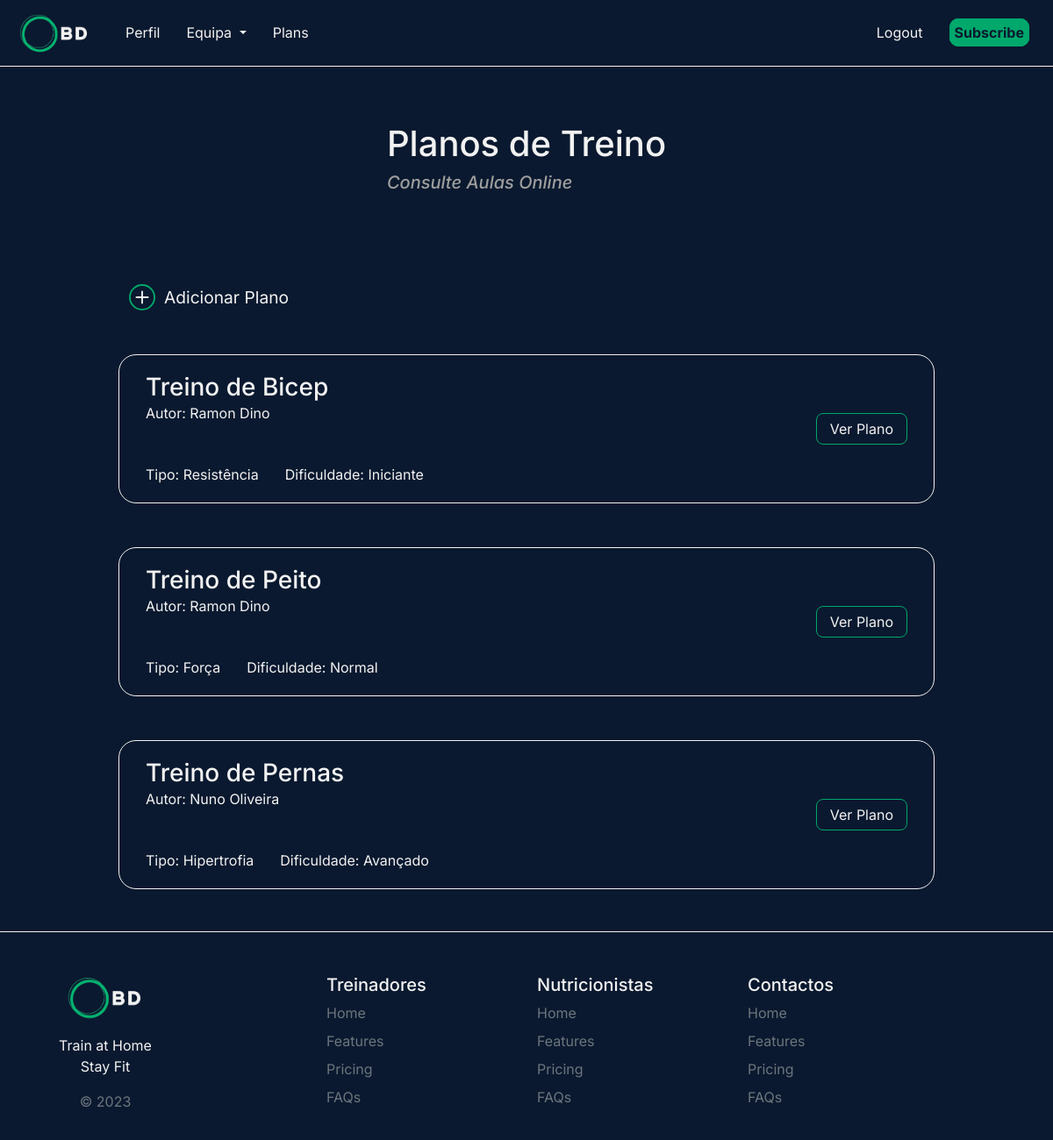
The app's page /plans (signed in) with its own data.
### tables this page shows
CREATE TABLE plans (
        id INTEGER PRIMARY KEY AUTOINCREMENT,
        category TEXT NOT NULL,
        owner TEXT NOT NULL,
        type TEXT NOT NULL,
        difficulty TEXT NOT NULL,
        number_of_sets TEXT NOT NULL,
        sets_reps TEXT NOT NULL,
        exercises TEXT NOT NULL,
        descansos TEXT NOT NULL
    );

### website/views.py (the view)
@views.route('/plans', methods=['GET', 'POST'])
def view_plans():
    if request.method == 'POST':
        username = session['user']['username']
        treino = request.form['treino']
        tipo   = request.form['tipo']
        dificuldade = request.form['dificuldade']
        num_of_sets = request.form['number_of_sets']
        set_reps = request.form['sets_reps']
        exercises = request.form['exercises']
        descansos = request.form['descansos']
        add_plan(treino, username, tipo, dificuldade, num_of_sets,
                 set_reps, exercises, descansos) # json.dumps() não é usado pois a lista já é recebida em formato String
        return "done"
    else:
        if('user' in session):
            email = session['user']['email']
            plans = get_plans()
            plans = list(plans)
            for i in range(len(plans)):
                plans[i] = list(plans[i])
                plans[i][6] = json.loads(plans[i][6]) # Turn ListString to List
                plans[i][7] = json.loads(plans[i][7])
                plans[i][8] = json.loads(plans[i][8])
                plans[i] = tuple(plans[i])
            plans = tuple(plans)
            return render_template('plans.html', type=get_type(email), plans=plans)
        else:
            return redirect( url_for('auth.login') )

### website/database.py (called while the page is built)
def get_type(email):
    with sqlite3.connect(db_path) as con:
        cur = con.cursor()
        cur.execute(f"""
            SELECT type FROM users
            WHERE email = '{email}';
            """)
        type = cur.fetchall()[0][0]
        return type

def get_plans():
    with sqlite3.connect(db_path) as con:
        cur = con.cursor()
        cur.execute(f"""
        SELECT * FROM plans;
        """)
        data = cur.fetchall()
        return data

### website/templates/plans.html (shortened to what this page needs)
{% extends "base.html" %}
{% block head %}
<link rel="stylesheet" href="{{url_for('static', filename='css/plans.css')}}">
{% endblock %}
{% block body %}
<div class="center-card">
  <div class="card card-inherit bg-transparent">
    <div class="card-body text-truncate">
      <h1 class="mt-5">Planos de Treino</h1>
      <h5 class="mt-2">Consulte Aulas Online</h5>
    </div>
  </div>
</div>
<div class="planos-container">
  {% if type == '0' %}
  <div class="add-plano-container container">
    <div class="add-plano" type="button" data-bs-toggle="modal" data-bs-target="#Backdrop">
      <span>Adicionar Plano</span>
    </div>
  </div>
  {% endif %}
  {% for plan in plans|reverse %}
  <div class="plano-treino container">
    <div class="plano-description">
      <div class="plano-title">
        <h3 class="m-0">{{ plan[1] }}</h3>
        <div>Autor: {{ plan[2] }}</div>
      </div>
      <div class="plano-info">
        <span>Tipo: {{ plan[3] }}</span>
        <span>Dificuldade: {{ plan[4] }}</span>
      </div>
    </div>
    <div class="plano-show">
      <button type="button" data-bs-toggle="modal" data-bs-target="#Modal{{plan[0]}}">
        Ver Plano
      </button>
    </div>
  </div>
  {% endfor %}
</div>
{% endblock %}

### website/templates/base.html (shortened to what this page needs)
<!DOCTYPE html>
<html lang="en">
<head>
    <link rel="stylesheet" href="{{url_for('static', filename='css/bootstrap.css')}}">
    <link
    href="https://cdnjs.cloudflare.com/ajax/libs/font-awesome/6.0.0/css/all.min.css"
    rel="stylesheet"
    />
    <link rel="stylesheet" href="https://cdn.jsdelivr.net/npm/bootstrap-icons@1.10.5/font/bootstrap-icons.css">
    <link href="https://cdn.jsdelivr.net/npm/bootstrap@5.0.2/dist/css/bootstrap.min.css" rel="stylesheet">    {% block head %}{% endblock %}
    <link rel="stylesheet" href=" {{ url_for('static', filename='css/base.css') }}">
</head>
<body>
  <nav class="navbar navbar-expand-lg">
    <div class="container-fluid">
      <a class="navbar-logo navbar-brand" id="logo" href="/">
        <img src="{{url_for('static', filename='images/logo.png')}}" alt="Logo" >
      </a>
      <div class="collapse navbar-collapse" id="navbarSupportedContent">
        <ul class="navbar-nav me-auto mb-2 mb-lg-0">
          <li class="nav-item">
            <a class="navbar-item" id="profile" href="/profile">Perfil</a>
          </li>
          <li class="nav-item">
            <div class="dropdown">
              <a class="dropdown-toggle navbar-item" style="cursor: pointer;" data-bs-toggle="dropdown" aria-expanded="false">
                Equipa
              </a>
            </div>
          </li>
          <li class="nav-item">
            <a class="navbar-item" id="plans" href="/plans">Plans</a>
          </li>
        </ul>
        <a class="navbar-item" href="/logout">Logout</a>
        <div class="navbar-item subscribe">
          <a id="subscribe" href="#">
              <strong>Subscribe</strong>
          </a>
        </div>
      </div>
    </div>
  </nav>
    {% block body %}{% endblock %}
</body>
<footer class="row row-cols-1 row-cols-sm-2 row-cols-md-5 pt-5 mt-5 footer">
    <div class="col mb-3">
      <a href="/" class="d-flex align-items-center justify-content-center mb-3 link-dark text-decoration-none">
        <img class="img-fluid" src="{{url_for('static', filename='images/logo.png')}}">
      </a>
      <p class="text-center">Train at Home<br>Stay Fit</p>
      <p class="text-muted text-center">© 2023</p>
    </div>
    <div  class="footer-extra" style="width: 10%;">
    </div>
    <div class="col mb-3">
      <h5>Treinadores</h5>
      <ul class="nav flex-column">
        <li class="nav-item mb-2"><a href="#" class="nav-link p-0 text-muted">Home</a></li>
        <li class="nav-item mb-2"><a href="#" class="nav-link p-0 text-muted">Features</a></li>
        <li class="nav-item mb-2"><a href="#" class="nav-link p-0 text-muted">Pricing</a></li>
        <li class="nav-item mb-2"><a href="#" class="nav-link p-0 text-muted">FAQs</a></li>
      </ul>
    </div>
    <div class="col mb-3">
      <h5>Nutricionistas</h5>
      <ul class="nav flex-column">
        <li class="nav-item mb-2"><a href="#" class="nav-link p-0 text-muted">Home</a></li>
        <li class="nav-item mb-2"><a href="#" class="nav-link p-0 text-muted">Features</a></li>
        <li class="nav-item mb-2"><a href="#" class="nav-link p-0 text-muted">Pricing</a></li>
        <li class="nav-item mb-2"><a href="#" class="nav-link p-0 text-muted">FAQs</a></li>
      </ul>
    </div>
    <div class="col mb-3">
      <h5>Contactos</h5>
      <ul class="nav flex-column">
        <li class="nav-item mb-2"><a href="#" class="nav-link p-0 text-muted">Home</a></li>
        <li class="nav-item mb-2"><a href="#" class="nav-link p-0 text-muted">Features</a></li>
        <li class="nav-item mb-2"><a href="#" class="nav-link p-0 text-muted">Pricing</a></li>
        <li class="nav-item mb-2"><a href="#" class="nav-link p-0 text-muted">FAQs</a></li>
      </ul>
    </div>
  </footer>
</html>

### website/static/css/plans.css (style rules this page uses)
.center-card { display: flex; justify-content: center; }
.card { border: none; }
.center-card h5 { font-style: italic; color: rgb(158, 158, 158); }
.planos-container { padding-top: 80px; display: flex; flex-direction: column; align-items: center; gap: 50px; }
.plano-treino { display: flex; justify-content: space-between; align-items: center; width: 930px; height: 170px; border: 1px solid #f2f2f2; border-radius: 20px; padding: 20px 30px; }
.plano-description { display: flex; flex-direction: column; justify-content: space-between; height: 100%; }
.plano-info { display: flex; gap: 30px; }
.add-plano-container { width: 930px; }
.add-plano { display: flex; gap: 10px; font-size: 1.2rem; width: fit-content; align-items: center; cursor: pointer; }

### website/static/css/base.css (style rules this page uses)
* { font-family: 'inter'; }
body { background-color: #0A192F; color: #f2f2f2; }
.navbar { background-color: #0A192F; border-bottom: 1px solid #f2f2f2; }
#logo img { width: 100px; object-fit: contain; }
.navbar-item { color: #F2F2F2; padding: 15px; transition: color 0.2s ease-in-out; text-decoration: none; }
#subscribe { background-color: #00A86B; border: 1px solid #00A86B; border-radius: 10px; padding: 5px; color: #0A192F; text-decoration: none; }
.navbar-item.subscribe { padding: 15px !important; }
.footer { display: flex; margin-left: 0px; margin-right: 0px; border-top: 1px solid #f2f2f2; }
.footer * img { min-width: 100px; max-width: 50%; }
button { background-color: transparent; border: 1px solid #00A86B; border-radius: 8px; padding: 5px 15px 5px 15px; color: #f2f2f2; width: fit-content; }

### records on screen
plans: category "Treino de Bicep", owner "Ramon Dino", type "Resistência", difficulty "Iniciante"
plans: category "Treino de Peito", owner "Ramon Dino", type "Força", difficulty "Normal"
plans: category "Treino de Pernas", owner "Nuno Oliveira", type "Hipertrofia", difficulty "Avançado"
